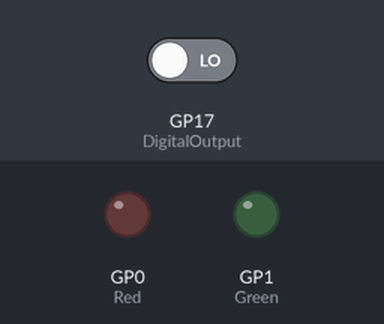
The program below on a simulated Raspberry Pi Pico running MicroPython. Shown: output pins drawn as LEDs (lit = HIGH). Inputs (shaded band) come from the test bench; at power-on: GP17 (DigitalOutput) LOW.

Above: at 1.2 s.
1.3 s: GP17 (DigitalOutput) driven HIGH
At 1.8 s:
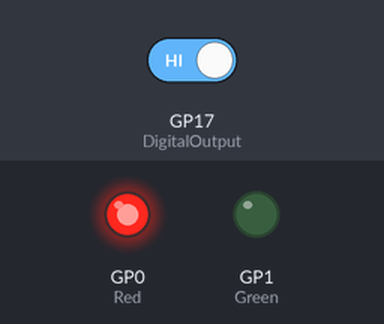
At 2.6 s:
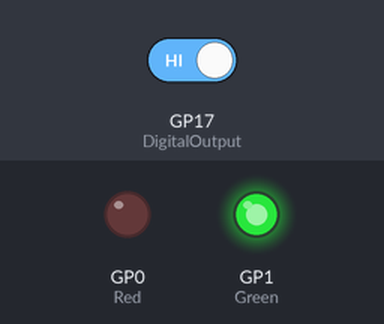
4.3 s: GP17 (DigitalOutput) driven LOW
At 4.9 s:
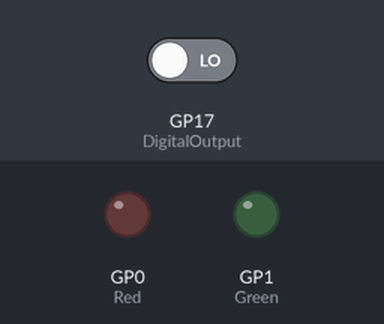
Timing chart, 0 to 7.3 s (numbered marks = the images above; inputs shaded):
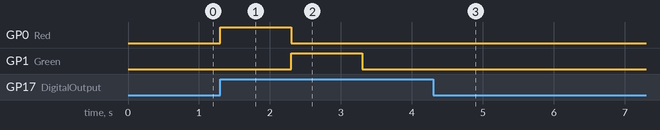

Measured:
- after the input at 1.3 s, GP0 (Red): LOW → HIGH at once, → LOW 1.0 s later; GP1 (Green): LOW → HIGH after 1.0 s, → LOW 1.0 s later
- after the input at 4.3 s, GP0 (Red), GP1 (Green): stops changing and stays LOW

The program:

Soundsensor.py
```python
import machine
import time
DigitalOutput = machine.Pin(17,machine.Pin.IN)
AnalogueOutput = machine.Pin(27,machine.Pin.IN)
Red = machine.Pin(0,machine.Pin.OUT)
Green = machine.Pin(1,machine.Pin.OUT)
Value=machine.ADC(1)
switch=1
while True:
    if DigitalOutput.value()==True and switch==1:
        Red.on()
        Green.off()
        switch=2
        DigitalOutput.low()
        time.sleep(1)
    if DigitalOutput.value()==True and switch==2:
        Red.off()
        Green.on()
        switch=3
        DigitalOutput.low()
        time.sleep(1)
    if DigitalOutput.value()==True and switch==3:
        Red.off()
        Green.off()
        switch=1
        DigitalOutput.low()
        time.sleep(1)
```
